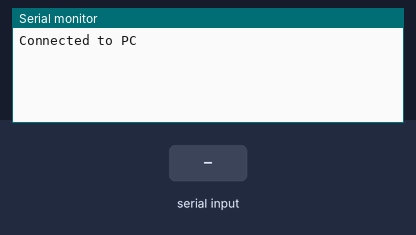
Simulated run of this sketch. Board: Arduino Leonardo, built with avr-gcc and run on an emulated ATmega32U4. Parts: the last lines printed to the serial monitor. Inputs (shaded band) come from the test bench.

Above: at 1.2 s.
1.3 s: "1" received over the second serial link
At 2.4 s:
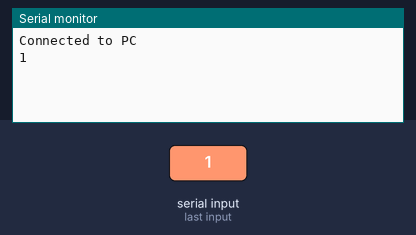
2.8 s: "0" received over the second serial link
At 3.6 s:
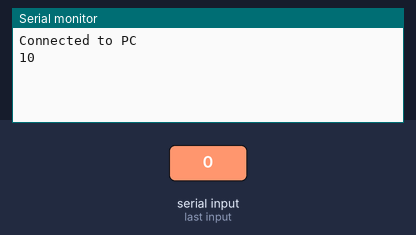

Measured:
- after the input at 1.3 s, the serial monitor: prints a new line at once (image 1)
- after the input at 2.8 s, the serial monitor: prints a new line at once (image 2)

The sketch:

UartToUartEcho.ino
```cpp
/*
 Connects Arduino to Raspberry Pi
 Arduino Mega: Serial 1 on digital pins 18 and 19
 Raspberry Pi: GPIO UART connected to Arduino over 3.3<->5V level shifter

 This is just a simple passthrough, based on Arduino SoftSerial example
*/


void setup()
{
 // Open serial communications to PC and wait for port to open:
  Serial.begin(57600);
  while (!Serial) {
    ; // wait for serial port to connect. Needed for Leonardo only
  }

  Serial.println("Connected to PC");

  // set the data rate for the port to Raspberry Pi
  Serial1.begin(9600);
}

void loop() // run over and over
{
  int byteCount;

  // If data is available on Raspberry Pi, print it to PC
  if (byteCount = Serial1.available())
  {
    while(byteCount--)
    {
      Serial.write(Serial1.read());
    }
  }

    // If data is available on PC, print it to Raspberry Pi
    if (byteCount = Serial.available())
    {
    while (byteCount--)
    {
      Serial1.write(Serial.read());
    }
  }
}
```
